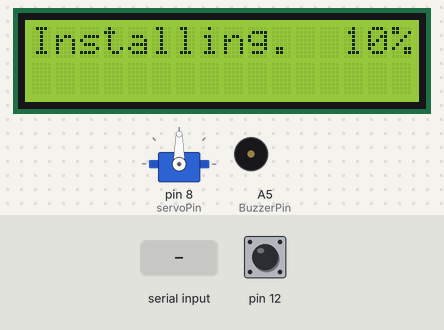
The sketch below on a simulated Arduino Uno, built with avr-gcc and run on an emulated ATmega328P. Shown: 16×2 character LCD, servo, buzzer (waves = sounding, pin HIGH). The test bench sets the inputs (shaded band); at power-on: pin 12 HIGH. Random numbers use the default seed unless the sketch sets one; the modem accepts every AT command (registered, SIM ready, sends succeed) and sends nothing else; what the sketch prints to the serial monitor is not drawn.

Above: at 1.2 s.
At 18.0 s:
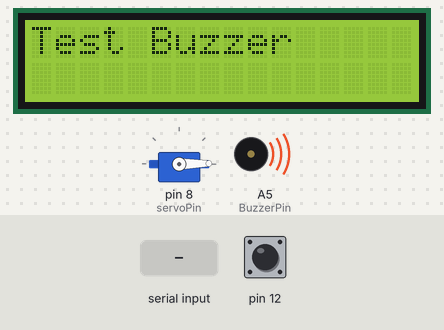
18.1 s: "1" received over the second serial link
At 19.9 s:
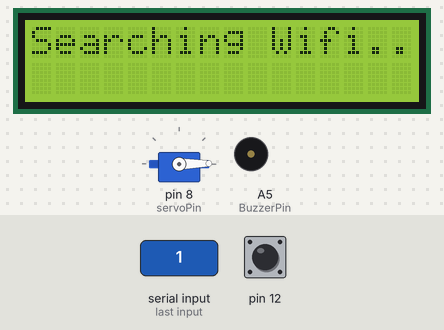
Timing chart, 0 to 21.4 s (numbered marks = the images above; inputs shaded):
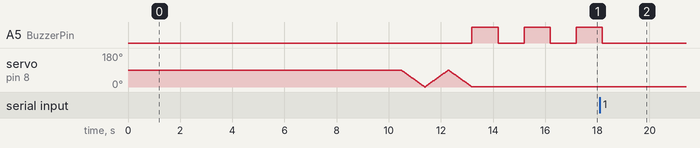

Measured:
- what the display in image 0 shows lasts 1.5 s, from 1.1 s to 2.6 s

The sketch:

MedBox_Servo_ESP8266_LCD.ino
```cpp
#define toggleBuzzerDelay 5000

#include <LiquidCrystal.h>
#include <Servo.h>

const int rs = 7, en = 6, d4 = 5, d5 = 4, d6 = 3, d7 = 2;
LiquidCrystal lcd(rs, en, d4, d5, d6, d7);

int servoPin = 8, ServoPos = 0;
Servo ServoMotor;

#define BuzzerPin A5

#include <SoftwareSerial.h>
SoftwareSerial Wifi(11, 10);
String ssid = "raspberry";
String password = "P@ssw0rd";
String server_id = "api.thingspeak.com";
String api_key = "L5DS5C09UHAEJN81";    //sanjana2019 //Rangarajan05
//String api_key = "WCM90PZ63EEUC4DF";
String GET_data;
String receiveBuffer;
int wifiSendCount = 0;

void setup() {
  pinMode(12, INPUT_PULLUP);
  Serial.begin(9600);
  Wifi.begin(9600);
  lcd.begin(16, 2);
  ServoMotor.attach(servoPin);
  ServoPos = ServoMotor.read();

  pinMode(12, INPUT_PULLUP);
  initializeBuzzer();
  lcd.print("Installing. ");
  int count = 0;
  while (count < 100) {
    lcd.setCursor(13, 0);
    lcd.print(count);
    count += random(10);
    lcd.print("%");
    delay(random(100) * 10);
  }
  lcd.clear();
  lcd.setCursor(0, 0);
  lcd.print("Test Servo");
  SetServo(0);
  SetServo(90);
  SetServo(0);

  lcd.clear();
  lcd.setCursor(0, 0);
  lcd.print("Test Buzzer");
  for (int i = 0; i < 3; i++) {
    testBuzzer();
  }

  lcd.clear();
  lcd.setCursor(0, 0);
  lcd.print("Searching Wifi...");

  if (sendWifi("AT")) {
    Serial.println("ESP8266 Started");
    if (sendWifi("AT+CWJAP=\"" + ssid + "\",\"" + password + "\"")) {
      lcd.clear();
      lcd.print("WIFI CONNECTED");
      delay(3000);
      Serial.println("Connected To Wifi Hotspot");
    } else {
      lcd.clear();
      lcd.print("AP NOT DETECTED");
      while (1);
      Serial.println("Not Connected With Wifi");
    }
  } else {
    lcd.clear();
    lcd.print("CHECK WIRING!");
    while (1);
    Serial.println("Error to Start ESP8266");
  }

  lcd.clear();
  lcd.setCursor(0, 0);

}

void loop() {
  for (int i = 0; i < 24; i++) {
    if (i == 8) {
      toggleBuzzer(toggleBuzzerDelay);
    } else if (i == 14) {
      toggleBuzzer(toggleBuzzerDelay);
    } else if (i == 21) {
      toggleBuzzer(toggleBuzzerDelay);
    }
    lcd.setCursor(0, 0);
    lcd.print("TIME : ");
    lcd.setCursor(7, 0);
    if (i < 10) {
      lcd.print("0");
    }
    lcd.print(i);
    lcd.print(":");
    for (int j = 0; j < 60; j++) {
      lcd.setCursor(10, 0);
      if ( j < 10) {
        lcd.print("0");
      }
      lcd.print(j);
      if(!digitalRead(12)){ delay(50);
        if(!digitalRead(12)){
          SetServo(90);
          sendData();
          delay(5000);
          SetServo(0);
          while(!digitalRead(12));
        }

      } else {
        delay(100);
      }
    }
  }
}

void SetServo(int SetServo) {
  for (ServoPos = ServoPos; ServoPos < SetServo; ServoPos++) {
    ServoMotor.write(ServoPos);
    delay(10);
  }
  for (ServoPos = ServoPos; ServoPos > SetServo; ServoPos--) {
    ServoMotor.write(ServoPos);
    delay(10);
  }
}

void initializeBuzzer() {
  pinMode(BuzzerPin, OUTPUT);
}

void testBuzzer() {
  digitalWrite(BuzzerPin, HIGH);
  delay(1000);
  digitalWrite(BuzzerPin, LOW);
  delay(1000);
}

void onBuzzer() {
  digitalWrite(BuzzerPin, HIGH);
}

void offBuzzer() {
  digitalWrite(BuzzerPin, LOW);
}

void toggleBuzzer(int buzzerDelay) {
  digitalWrite(BuzzerPin, HIGH);
  delay(buzzerDelay);
  digitalWrite(BuzzerPin, LOW);
}

int sendWifi(String at_command) {
  if (wifiCommand(at_command).indexOf("OK\r\n") > 0) {
    return 1;
  } else {
    return 0;
  }
}

String wifiCommand(String at_command) {
  Serial.println(at_command);
  Wifi.println(at_command);
  do {
    receiveBuffer = Wifi.readString();
    Serial.println(receiveBuffer);
  } while (!(receiveBuffer.indexOf("OK\r\n") > 0) && !(receiveBuffer.indexOf("ERROR\r\n") > 0) && !(receiveBuffer.indexOf("FAIL\r\n") > 0));
  return receiveBuffer;
}

void sendData() {
  int pulse = 1;
  lcd.setCursor(0, 1);
  lcd.print("Uploading Wait...");
  delay(250);
  if (sendWifi("AT+CIPSTART=\"TCP\",\"" + server_id + "\",80")) {
    Serial.println("Server Connected");
    GET_data = "GET /update?api_key=" + api_key + "&field1=" + pulse + " HTTP/1.1\r\nHost: " + server_id + "\r\nConnection: close\r\n\r\n";
    if (wifiCommand("AT+CIPSEND=" + String(GET_data.length() + 2))) {
      sendWifi(GET_data);
    } else {
      Serial.println("Error to Send Data");
    }
  } else {
    Serial.println("Server Not Connected");
  }
  delay(200);
  lcd.setCursor(0,1);
  lcd.print("                 ");
}
```
